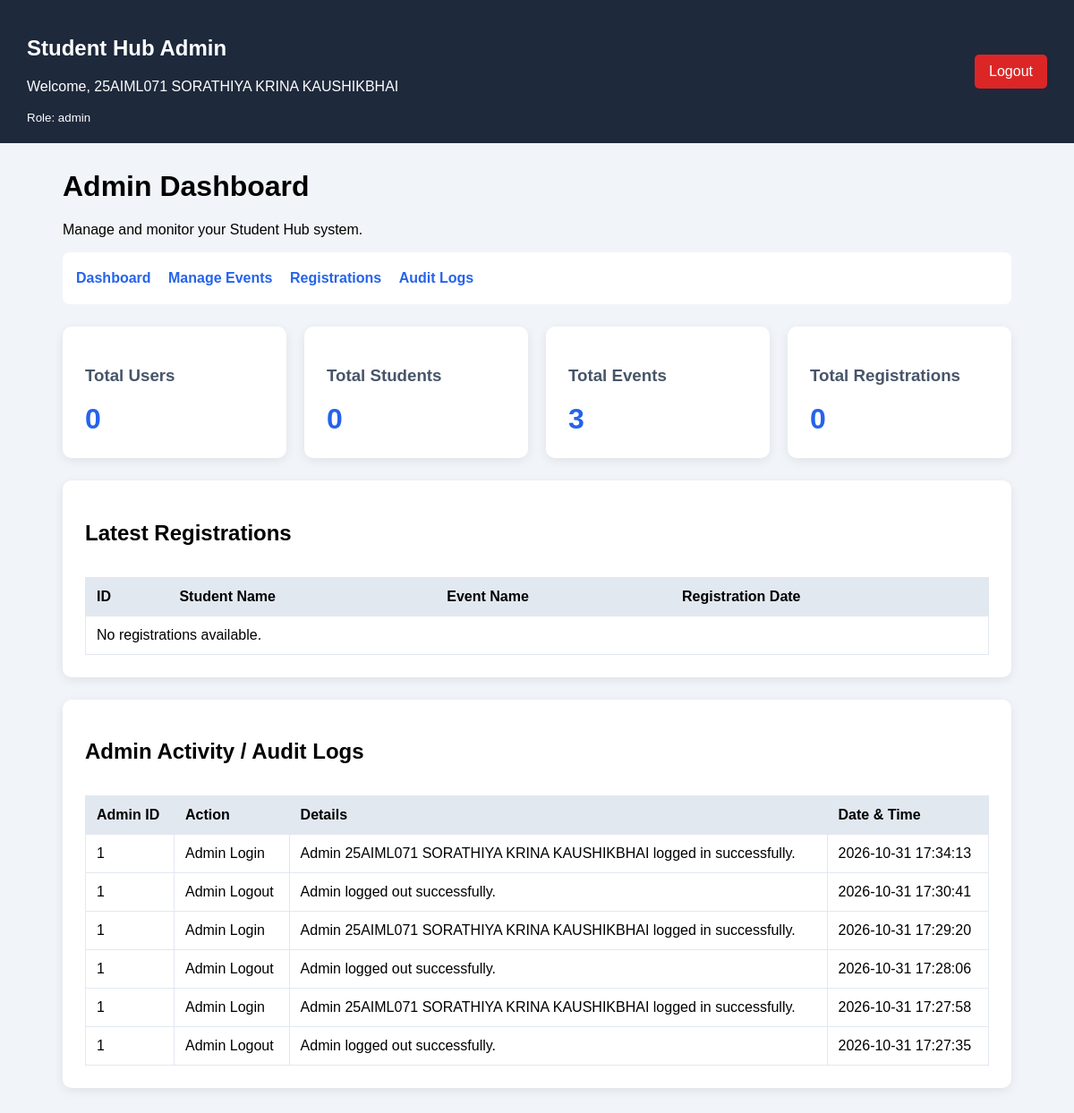
Page /admin/dashboard.php (signed in) on the committed database.
### tables this page shows
CREATE TABLE `audit_logs` (
  `id` int(11) NOT NULL,
  `admin_id` int(11) DEFAULT NULL,
  `action` varchar(255) NOT NULL,
  `details` text DEFAULT NULL,
  `created_at` timestamp NOT NULL DEFAULT current_timestamp()
);

### admin/dashboard.php (the view, shortened to what this page needs)
<?php
require_once "../config/db.php";
$totalUsers = $conn->query("SELECT COUNT(*) AS total FROM users")->fetch_assoc()['total'];
$totalStudents = $conn->query("SELECT COUNT(*) AS total FROM students")->fetch_assoc()['total'];
$totalEvents = $conn->query("SELECT COUNT(*) AS total FROM events")->fetch_assoc()['total'];
$totalRegistrations = $conn->query("SELECT COUNT(*) AS total FROM registrations")->fetch_assoc()['total'];
$latest = $conn->query("
    SELECT r.id, s.name AS student_name,
           e.title AS event_title, r.registration_date
    FROM registrations r
    LEFT JOIN students s ON r.student_id = s.id
    LEFT JOIN events e ON r.event_id = e.id
    ORDER BY r.registration_date DESC
    LIMIT 5
");
$logs = $conn->query("
    SELECT admin_id, action, details, created_at
    FROM audit_logs
    ORDER BY created_at DESC
    LIMIT 10
");
?>
<!DOCTYPE html>
<html lang="en">
<head>
</head>
<body>
<div class="header">
    <div>
        <h2>Student Hub Admin</h2>
        <p>Welcome, <?= htmlspecialchars($_SESSION['admin_name']) ?></p>
        <small>Role: <?= htmlspecialchars($_SESSION['admin_role']) ?></small>
    </div>
    <a href="logout.php">Logout</a>
</div>
<div class="container">
    <h1>Admin Dashboard</h1>
    <p>Manage and monitor your Student Hub system.</p>
    <div class="menu">
        <?php if ($_SESSION['admin_role'] === 'admin'): ?>
            <a href="dashboard.php">Dashboard</a>
            <a href="events.php">Manage Events</a>
            <a href="#registrations">Registrations</a>
            <a href="#audit">Audit Logs</a>
        <?php endif; ?>
    </div>
    <div class="cards">
        <div class="card">
            <h3>Total Users</h3>
            <div class="number"><?= $totalUsers ?></div>
        </div>
        <div class="card">
            <h3>Total Students</h3>
            <div class="number"><?= $totalStudents ?></div>
        </div>
        <div class="card">
            <h3>Total Events</h3>
            <div class="number"><?= $totalEvents ?></div>
        </div>
        <div class="card">
            <h3>Total Registrations</h3>
            <div class="number"><?= $totalRegistrations ?></div>
        </div>
    </div>
    <div class="section" id="registrations">
        <h2>Latest Registrations</h2>
        <div class="table-wrap">
        <table>
            <tr>
                <th>ID</th>
                <th>Student Name</th>
                <th>Event Name</th>
                <th>Registration Date</th>
            </tr>
            <?php if ($latest && $latest->num_rows > 0): ?>
                <?php while ($row = $latest->fetch_assoc()): ?>
                <tr>
                    <td><?= htmlspecialchars($row['id']) ?></td>
                    <td><?= htmlspecialchars($row['student_name'] ?? 'N/A') ?></td>
                    <td><?= htmlspecialchars($row['event_title'] ?? 'N/A') ?></td>
                    <td><?= htmlspecialchars($row['registration_date']) ?></td>
                </tr>
                <?php endwhile; ?>
            <?php else: ?>
                <tr>
                    <td colspan="4">No registrations available.</td>
                </tr>
            <?php endif; ?>
        </table>
        </div>
    </div>
    <div class="section" id="audit">
        <h2>Admin Activity / Audit Logs</h2>
        <div class="table-wrap">
        <table>
            <tr>
                <th>Admin ID</th>
                <th>Action</th>
                <th>Details</th>
                <th>Date & Time</th>
            </tr>
            <?php if ($logs && $logs->num_rows > 0): ?>
                <?php while ($log = $logs->fetch_assoc()): ?>
                <tr>
                    <td><?= htmlspecialchars($log['admin_id'] ?? 'N/A') ?></td>
                    <td><?= htmlspecialchars($log['action']) ?></td>
                    <td><?= htmlspecialchars($log['details'] ?? '') ?></td>
                    <td><?= htmlspecialchars($log['created_at']) ?></td>
                </tr>
                <?php endwhile; ?>
            <?php else: ?>
                <tr>
                    <td colspan="4">No audit logs available.</td>
                </tr>
            <?php endif; ?>
        </table>
        </div>
    </div>
</div>
</body>
</html>

### admin/dashboard.php (style rules this page uses)
* { box-sizing: border-box; }
body { font-family: Arial, sans-serif; background: #f1f5f9; margin: 0; }
.header { background: #1e293b; color: white; padding: 20px 30px; display: flex; justify-content: space-between; align-items: center; flex-wrap: wrap; }
.header a { color: white; background: #dc2626; padding: 10px 16px; text-decoration: none; border-radius: 5px; }
.container { max-width: 1100px; margin: 30px auto; padding: 0 20px; }
.menu { background: white; padding: 15px; border-radius: 8px; margin-bottom: 25px; }
.menu a { display: inline-block; margin: 5px 15px 5px 0; color: #2563eb; text-decoration: none; font-weight: bold; }
.cards { display: grid; grid-template-columns: repeat(auto-fit, minmax(210px, 1fr)); gap: 20px; }
.card, .section { background: white; padding: 25px; border-radius: 10px; box-shadow: 0 3px 12px rgba(0,0,0,0.08); }
.card h3 { color: #475569; }
.number { font-size: 32px; font-weight: bold; color: #2563eb; }
.section { margin-top: 25px; }
.table-wrap { overflow-x: auto; }
table { width: 100%; border-collapse: collapse; margin-top: 15px; }
th, td { padding: 12px; border: 1px solid #e2e8f0; text-align: left; }
th { background: #e2e8f0; }

### rows in the picture
audit_logs: admin "1", action "Admin Login", details "Admin 25AIML071 SORATHIYA KRINA KAUSHIKBHAI logged in successfully.", created_at "2026-10-31 17:34:13"
audit_logs: admin "1", action "Admin Logout", details "Admin logged out successfully.", created_at "2026-10-31 17:30:41"
audit_logs: admin "1", action "Admin Login", details "Admin 25AIML071 SORATHIYA KRINA KAUSHIKBHAI logged in successfully.", created_at "2026-10-31 17:29:20"
audit_logs: admin "1", action "Admin Logout", details "Admin logged out successfully.", created_at "2026-10-31 17:28:06"
audit_logs: admin "1", action "Admin Login", details "Admin 25AIML071 SORATHIYA KRINA KAUSHIKBHAI logged in successfully.", created_at "2026-10-31 17:27:58"
audit_logs: admin "1", action "Admin Logout", details "Admin logged out successfully.", created_at "2026-10-31 17:27:35"

### other values in the picture
$_SESSION['admin_name'] "25AIML071 SORATHIYA KRINA KAUSHIKBHAI"
$_SESSION['admin_role'] "admin"
$totalUsers "0"
$totalStudents "0"
$totalEvents "3"
$totalRegistrations "0"
